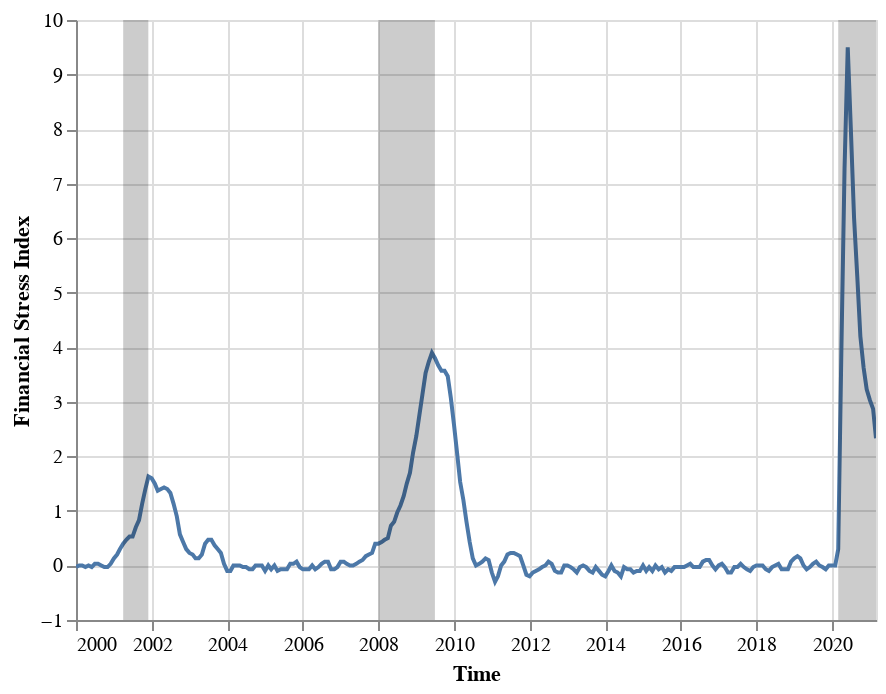

Notebook source saved alongside this figure:
### Code cell
cutoff = get_cutoff(recession, df["timestamp"].min(), df["timestamp"].max())
plot_linechart(df, ytitle="Financial Stress Index", cutoff=cutoff).interactive()

### Figure 1 — Vega-Lite specification as saved in the notebook (floating-point values rounded to 4 significant figures; data arrays with more than 128 entries replaced by an {"elided": "..."} marker saying what was removed)
{"config": {"view": {"continuousWidth": 400, "continuousHeight": 300}}, "layer": [{"data": {"name": "data-11779d75c37bb6ae9212f2ccdaafaea5"}, "mark": "line", "encoding": {"tooltip": [{"type": "temporal", "field": "timestamp", "format": "%Y-%m-%d %H:%M", "title": "Time"}, {"type": "quantitative", "field": "value", "title": "Financial Stress Index"}], "x": {"type": "temporal", "field": "timestamp", "title": "Time"}, "y": {"type": "quantitative", "field": "value", "title": "Financial Stress Index"}}, "selection": {"selector020": {"type": "interval", "bind": "scales", "encodings": ["x", "y"]}}, "title": ""}, {"data": {"name": "data-f64f7a5729d8943ea37ba4c9681e5225"}, "mark": {"type": "rect", "color": "black", "opacity": 0.2}, "encoding": {"x": {"type": "temporal", "field": "start"}, "x2": {"field": "stop"}}}], "$schema": "https://vega.github.io/schema/vega-lite/v4.8.1.json", "datasets": {"data-11779d75c37bb6ae9212f2ccdaafaea5": {"elided": "255 records"}, "data-f64f7a5729d8943ea37ba4c9681e5225": [{"start": "2001-04-01T00:00:00", "stop": "2001-11-30T00:00:00"}, {"start": "2008-01-01T00:00:00", "stop": "2009-06-30T00:00:00"}, {"start": "2020-03-01T00:00:00", "stop": "2021-03-01T00:00:00"}]}}
